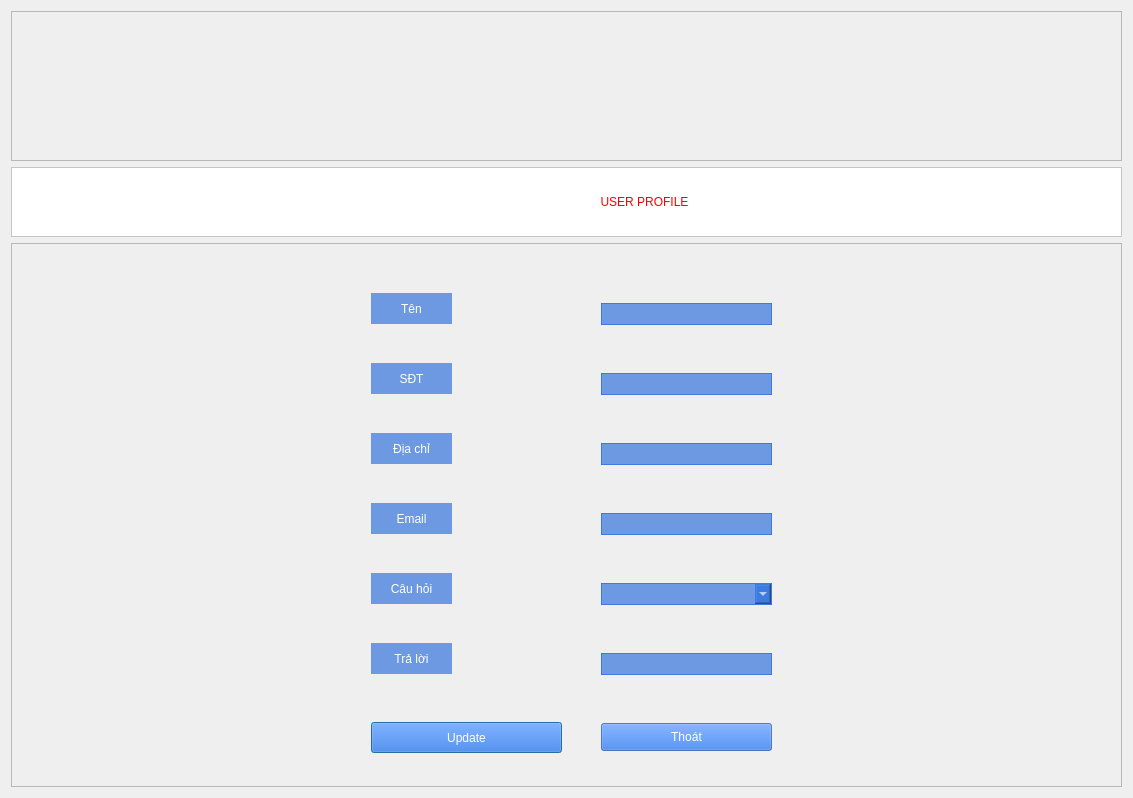
<?xml version="1.0" encoding="UTF-8"?>
<ui version="4.0">
 <class>Dialog</class>
 <widget class="QDialog" name="Dialog">
  <property name="geometry">
   <rect>
    <x>0</x>
    <y>0</y>
    <width>1133</width>
    <height>798</height>
   </rect>
  </property>
  <property name="windowTitle">
   <string>Dialog</string>
  </property>
  <layout class="QVBoxLayout" name="verticalLayout">
   <item>
    <widget class="QFrame" name="frame">
     <property name="minimumSize">
      <size>
       <width>0</width>
       <height>150</height>
      </size>
     </property>
     <property name="maximumSize">
      <size>
       <width>16777215</width>
       <height>150</height>
      </size>
     </property>
     <property name="frameShape">
      <enum>QFrame::StyledPanel</enum>
     </property>
     <property name="frameShadow">
      <enum>QFrame::Raised</enum>
     </property>
     <layout class="QHBoxLayout" name="horizontalLayout">
      <property name="spacing">
       <number>0</number>
      </property>
      <property name="leftMargin">
       <number>0</number>
      </property>
      <property name="topMargin">
       <number>0</number>
      </property>
      <property name="rightMargin">
       <number>0</number>
      </property>
      <property name="bottomMargin">
       <number>0</number>
      </property>
      <item>
       <widget class="QLabel" name="label">
        <property name="minimumSize">
         <size>
          <width>300</width>
          <height>0</height>
         </size>
        </property>
        <property name="maximumSize">
         <size>
          <width>300</width>
          <height>16777215</height>
         </size>
        </property>
        <property name="styleSheet">
         <string notr="true">background-image: url(:/newPrefix/BestFacialRecognition.jpg)</string>
        </property>
        <property name="text">
         <string/>
        </property>
        <property name="pixmap">
         <pixmap resource="../Resources/image.qrc">:/newPrefix/BestFacialRecognition.jpg</pixmap>
        </property>
        <property name="scaledContents">
         <bool>true</bool>
        </property>
       </widget>
      </item>
      <item>
       <widget class="QLabel" name="label_2">
        <property name="minimumSize">
         <size>
          <width>500</width>
          <height>0</height>
         </size>
        </property>
        <property name="maximumSize">
         <size>
          <width>500</width>
          <height>16777215</height>
         </size>
        </property>
        <property name="styleSheet">
         <string notr="true">background-image: url(:/newPrefix/facialrecognition.png)</string>
        </property>
        <property name="text">
         <string/>
        </property>
        <property name="pixmap">
         <pixmap resource="../Resources/image.qrc">:/newPrefix/facialrecognition.png</pixmap>
        </property>
        <property name="scaledContents">
         <bool>true</bool>
        </property>
       </widget>
      </item>
      <item>
       <widget class="QLabel" name="label_3">
        <property name="styleSheet">
         <string notr="true">background-image: url(:/newPrefix/images.jpg);</string>
        </property>
        <property name="text">
         <string/>
        </property>
        <property name="pixmap">
         <pixmap resource="../Resources/image.qrc">:/newPrefix/images.jpg</pixmap>
        </property>
        <property name="scaledContents">
         <bool>true</bool>
        </property>
       </widget>
      </item>
     </layout>
    </widget>
   </item>
   <item>
    <widget class="QFrame" name="frame_3">
     <property name="minimumSize">
      <size>
       <width>0</width>
       <height>70</height>
      </size>
     </property>
     <property name="maximumSize">
      <size>
       <width>16777215</width>
       <height>70</height>
      </size>
     </property>
     <property name="styleSheet">
      <string notr="true">QFrame {
	background-color: white;
}</string>
     </property>
     <property name="frameShape">
      <enum>QFrame::StyledPanel</enum>
     </property>
     <property name="frameShadow">
      <enum>QFrame::Raised</enum>
     </property>
     <layout class="QHBoxLayout" name="horizontalLayout_2">
      <item>
       <widget class="QLabel" name="lbDate">
        <property name="minimumSize">
         <size>
          <width>150</width>
          <height>0</height>
         </size>
        </property>
        <property name="maximumSize">
         <size>
          <width>150</width>
          <height>16777215</height>
         </size>
        </property>
        <property name="text">
         <string/>
        </property>
       </widget>
      </item>
      <item>
       <widget class="QLabel" name="label_5">
        <property name="styleSheet">
         <string notr="true">font: 12pt &quot;MS Shell Dlg 2&quot;;
color: red;</string>
        </property>
        <property name="text">
         <string>USER PROFILE</string>
        </property>
        <property name="alignment">
         <set>Qt::AlignCenter</set>
        </property>
       </widget>
      </item>
     </layout>
    </widget>
   </item>
   <item>
    <widget class="QFrame" name="frame_2">
     <property name="layoutDirection">
      <enum>Qt::LeftToRight</enum>
     </property>
     <property name="autoFillBackground">
      <bool>false</bool>
     </property>
     <property name="styleSheet">
      <string notr="true">QFrame#frame_2{
border-image: url(:/newPrefix/backgroud.jpg);


}
</string>
     </property>
     <property name="frameShape">
      <enum>QFrame::StyledPanel</enum>
     </property>
     <property name="frameShadow">
      <enum>QFrame::Raised</enum>
     </property>
     <widget class="QPushButton" name="btnUpdate">
      <property name="geometry">
       <rect>
        <x>360</x>
        <y>479</y>
        <width>191</width>
        <height>31</height>
       </rect>
      </property>
      <property name="styleSheet">
       <string notr="true">background-color: rgba(37,107,220,0.65);
color: white;</string>
      </property>
      <property name="text">
       <string>Update</string>
      </property>
     </widget>
     <widget class="QLabel" name="label_4">
      <property name="geometry">
       <rect>
        <x>360</x>
        <y>50</y>
        <width>81</width>
        <height>31</height>
       </rect>
      </property>
      <property name="styleSheet">
       <string notr="true">background-color: rgba(37,107,220,0.65);
color: white;
text-align: center</string>
      </property>
      <property name="text">
       <string>Tên</string>
      </property>
      <property name="alignment">
       <set>Qt::AlignCenter</set>
      </property>
     </widget>
     <widget class="QLineEdit" name="tfTen">
      <property name="geometry">
       <rect>
        <x>590</x>
        <y>60</y>
        <width>171</width>
        <height>22</height>
       </rect>
      </property>
      <property name="styleSheet">
       <string notr="true">background-color: rgba(37,107,220,0.65);
color: white;
border: 1px solid  rgba(37,107,220,0.65)</string>
      </property>
     </widget>
     <widget class="QLabel" name="label_6">
      <property name="geometry">
       <rect>
        <x>360</x>
        <y>120</y>
        <width>81</width>
        <height>31</height>
       </rect>
      </property>
      <property name="styleSheet">
       <string notr="true">background-color: rgba(37,107,220,0.65);
color: white;
text-align: center</string>
      </property>
      <property name="text">
       <string>SĐT</string>
      </property>
      <property name="alignment">
       <set>Qt::AlignCenter</set>
      </property>
     </widget>
     <widget class="QLabel" name="label_7">
      <property name="geometry">
       <rect>
        <x>360</x>
        <y>190</y>
        <width>81</width>
        <height>31</height>
       </rect>
      </property>
      <property name="styleSheet">
       <string notr="true">background-color: rgba(37,107,220,0.65);
color: white;
text-align: center</string>
      </property>
      <property name="text">
       <string>Địa chỉ</string>
      </property>
      <property name="alignment">
       <set>Qt::AlignCenter</set>
      </property>
     </widget>
     <widget class="QLabel" name="label_8">
      <property name="geometry">
       <rect>
        <x>360</x>
        <y>260</y>
        <width>81</width>
        <height>31</height>
       </rect>
      </property>
      <property name="styleSheet">
       <string notr="true">background-color: rgba(37,107,220,0.65);
color: white;
text-align: center</string>
      </property>
      <property name="text">
       <string>Email</string>
      </property>
      <property name="alignment">
       <set>Qt::AlignCenter</set>
      </property>
     </widget>
     <widget class="QLabel" name="label_9">
      <property name="geometry">
       <rect>
        <x>360</x>
        <y>400</y>
        <width>81</width>
        <height>31</height>
       </rect>
      </property>
      <property name="styleSheet">
       <string notr="true">background-color: rgba(37,107,220,0.65);
color: white;
text-align: center</string>
      </property>
      <property name="text">
       <string>Trả lời</string>
      </property>
      <property name="alignment">
       <set>Qt::AlignCenter</set>
      </property>
     </widget>
     <widget class="QLabel" name="label_10">
      <property name="geometry">
       <rect>
        <x>360</x>
        <y>330</y>
        <width>81</width>
        <height>31</height>
       </rect>
      </property>
      <property name="styleSheet">
       <string notr="true">background-color: rgba(37,107,220,0.65);
color: white;
text-align: center</string>
      </property>
      <property name="text">
       <string>Câu hỏi</string>
      </property>
      <property name="alignment">
       <set>Qt::AlignCenter</set>
      </property>
     </widget>
     <widget class="QLineEdit" name="tfSDT">
      <property name="geometry">
       <rect>
        <x>590</x>
        <y>130</y>
        <width>171</width>
        <height>22</height>
       </rect>
      </property>
      <property name="styleSheet">
       <string notr="true">background-color: rgba(37,107,220,0.65);
color: white;
border: 1px solid  rgba(37,107,220,0.65)</string>
      </property>
     </widget>
     <widget class="QLineEdit" name="tfDiaChi">
      <property name="geometry">
       <rect>
        <x>590</x>
        <y>200</y>
        <width>171</width>
        <height>22</height>
       </rect>
      </property>
      <property name="styleSheet">
       <string notr="true">background-color: rgba(37,107,220,0.65);
color: white;
border: 1px solid  rgba(37,107,220,0.65)</string>
      </property>
     </widget>
     <widget class="QLineEdit" name="tfEmail">
      <property name="geometry">
       <rect>
        <x>590</x>
        <y>270</y>
        <width>171</width>
        <height>22</height>
       </rect>
      </property>
      <property name="styleSheet">
       <string notr="true">background-color: rgba(37,107,220,0.65);
color: white;
border: 1px solid  rgba(37,107,220,0.65)</string>
      </property>
     </widget>
     <widget class="QLineEdit" name="tfAnswer">
      <property name="geometry">
       <rect>
        <x>590</x>
        <y>410</y>
        <width>171</width>
        <height>22</height>
       </rect>
      </property>
      <property name="styleSheet">
       <string notr="true">background-color: rgba(37,107,220,0.65);
color: white;
border: 1px solid  rgba(37,107,220,0.65)</string>
      </property>
     </widget>
     <widget class="QPushButton" name="btnExit">
      <property name="geometry">
       <rect>
        <x>590</x>
        <y>480</y>
        <width>171</width>
        <height>28</height>
       </rect>
      </property>
      <property name="styleSheet">
       <string notr="true">background-color: rgba(37,107,220,0.65);
color: white;</string>
      </property>
      <property name="text">
       <string>Thoát</string>
      </property>
     </widget>
     <widget class="QComboBox" name="cbQuestion">
      <property name="geometry">
       <rect>
        <x>590</x>
        <y>340</y>
        <width>171</width>
        <height>22</height>
       </rect>
      </property>
      <property name="styleSheet">
       <string notr="true">background-color: rgba(37,107,220,0.65);
color: white;
border: 1px solid  rgba(37,107,220,0.65)</string>
      </property>
      <item>
       <property name="text">
        <string/>
       </property>
      </item>
      <item>
       <property name="text">
        <string>In what city were you born?</string>
       </property>
      </item>
      <item>
       <property name="text">
        <string>What is the name of your favorite pet?</string>
       </property>
      </item>
      <item>
       <property name="text">
        <string>What high school did you attend?</string>
       </property>
      </item>
      <item>
       <property name="text">
        <string>What is the name of your first school?</string>
       </property>
      </item>
      <item>
       <property name="text">
        <string>What was your favorite food as a child?</string>
       </property>
      </item>
      <item>
       <property name="text">
        <string>What’s your favorite movie?</string>
       </property>
      </item>
     </widget>
    </widget>
   </item>
  </layout>
 </widget>
 <resources>
  <include location="../Resources/image.qrc"/>
 </resources>
 <connections/>
</ui>
